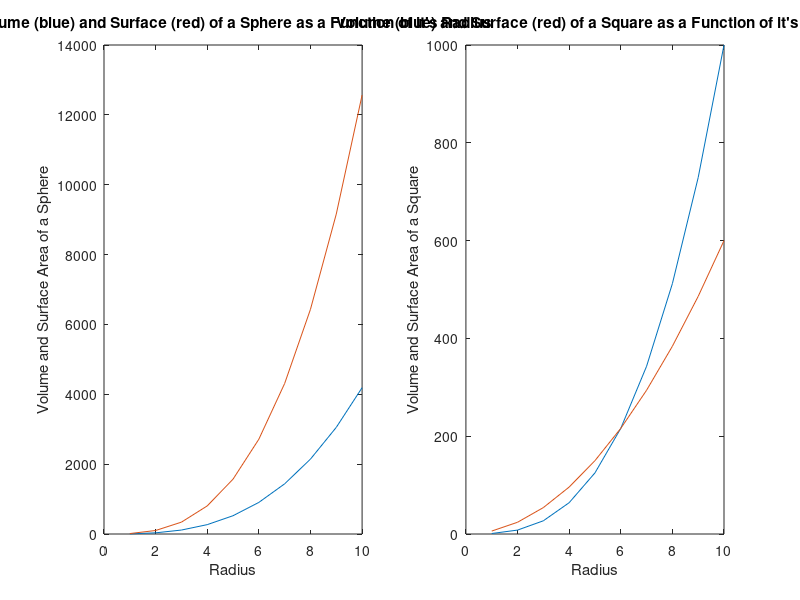

Reproduce this figure in MATLAB.
% Andre Hei Wang Law
% 4017 5600
% Lab 1 Question 1

clear
subplot(1, 2, 1)

r = 1 : 10                  % radius from 1 to 10
vol = (4/3).*pi.*(r.^3)     % volume of sphere
plot(r, vol)                % plot of volume vs radius

hold on
sur = 4.*pi.*(r.^3)         % surface area of a sphere
plot(r, sur)                % plot of surface vs radius
hold off
title("Volume (blue) and Surface (red) of a Sphere as a Function of it's Radius")
xlabel("Radius")
ylabel("Volume and Surface Area of a Sphere")

subplot(1, 2, 2)
r = 1 : 10                  % radius from 1 to 10
vol2 = r.^3                 % volume of square
plot(r, vol2)               % plot of volume vs radius

hold on
sur2 = 6.*(r.^2)            % surface area of a sphere
plot(r, sur2)               % plot of surface vs radius
hold off
title("Volume (blue) and Surface (red) of a Square as a Function of it's Radius")
xlabel("Radius")
ylabel("Volume and Surface Area of a Square")


